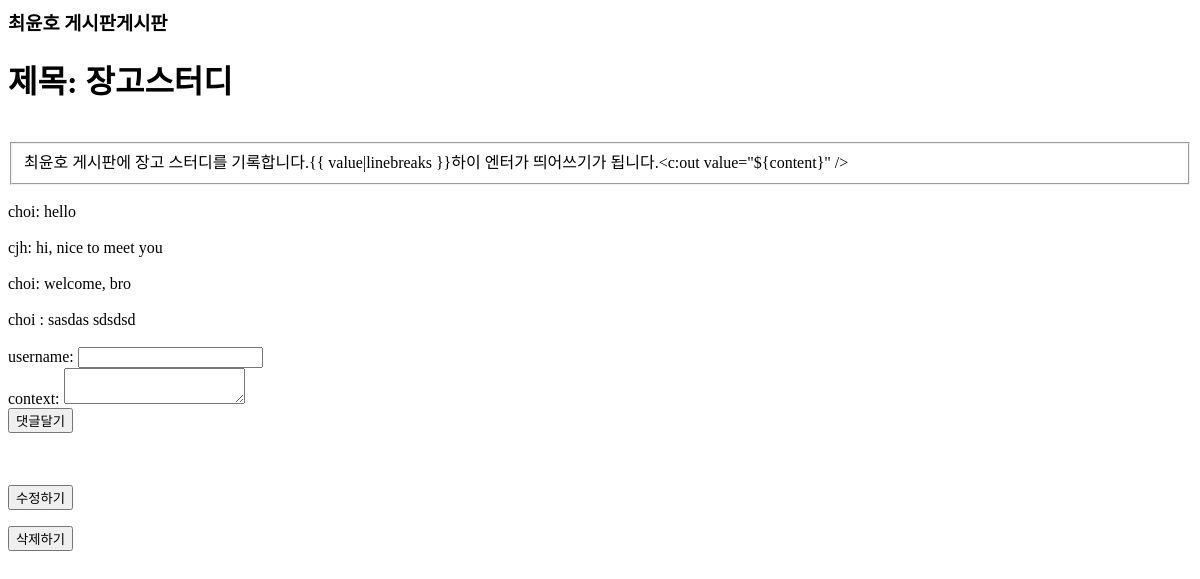
Before: /board/post/index/장고스터디/ with the older database file.
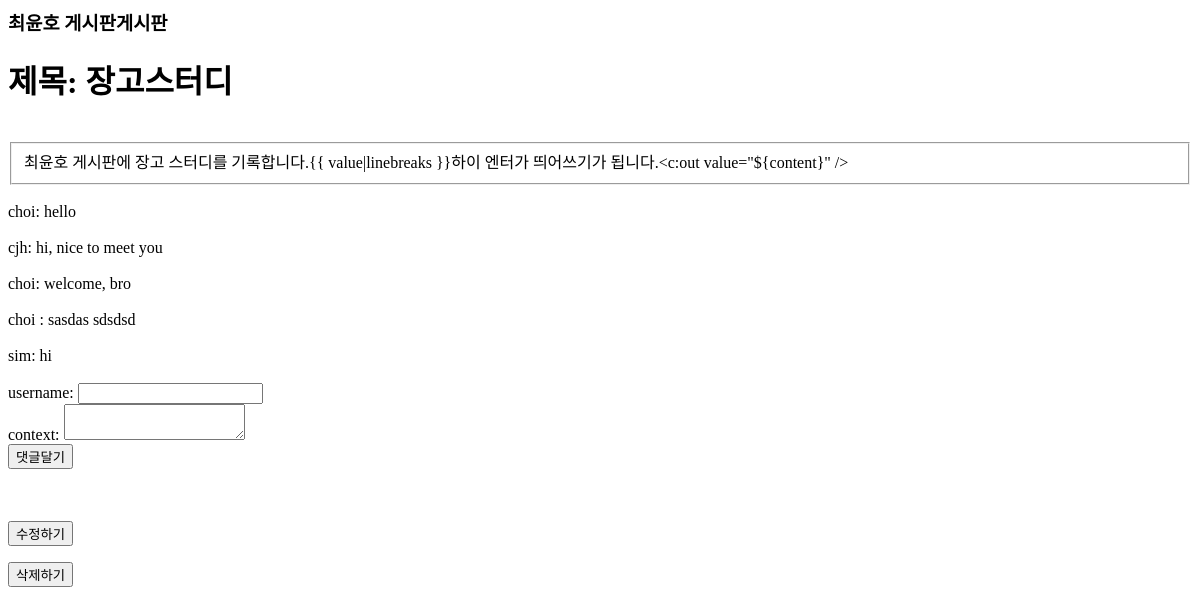
After: the same page with the newer database file.
### board/models.py (models this page shows, shortened)
class Post(models.Model):
    board = models.ForeignKey('Board', on_delete=models.CASCADE)
    name = models.CharField(max_length=30)
    content = models.TextField()

class Board(models.Model):
    name = models.CharField(max_length=30)

class Comment(models.Model):
    post = models.ForeignKey("Post", on_delete=models.CASCADE)
    user_name = models.CharField(max_length=10, null=False, blank=False)
    content = models.TextField(null=False, blank=False)

### board/views.py (the view)
# urls.py: path('post/index/<str:post_name>/', views.post_index, name='post_index'),
def post_index(request, post_name):
    print("request:",request)
    print(f'request formating: {request}')
    print("request.method:",request.method)
    print("request.session:", request.session)
    print("request.session's method:", request.session.__dict__)
    if request.method == "GET":
        post=Post.objects.get(name=post_name)
        context = {
            'post': post,
        }
        print("request:",request)
        return render(request, 'board/post_screen.html', context)

### templates/board/post_screen.html (shortened to what this page needs)
<h3>{{post.board.name}}게시판</h3>
<h1>제목: {{post.name}}</h1>
<fieldset>
    {{post.content}}
</fieldset>
{% for comment in post.comment_set.all %}
    <div>
        {{comment.user_name}}:
        {{comment.content}}
    </div>
{% endfor %}
<form action="{% url 'board:post_comment_submit' post_name=post.name %}" method="post">
    username: <input type="text" name="comment_user_name"><br>
    context: <textarea name="comment_content"></textarea><br>
    <button type="submit">댓글달기</button>
</form>
<form action="{% url 'board:post_modify' post_name=post.name %}" method="post">
    <br><br>
    <button type="submit">수정하기</button>
</form>
<form action="{% url 'board:post_delete' post_name=post.name %}" method="post">
    <button type="submit"> 삭제하기</button>
</form>

Changed rows visible on the page:
added Comment: user_name "sim", content "hi"
